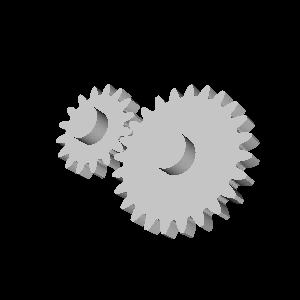

Generate this figure with Python:
#!/usr/bin/env python

# Read a MotionFX CFG file for a 2-gear animation and render at the middle time step.

import os

import vtkmodules.vtkInteractionStyle  # noqa: F401
import vtkmodules.vtkRenderingFreeType  # noqa: F401
import vtkmodules.vtkRenderingOpenGL2  # noqa: F401

from vtkmodules.vtkCommonExecutionModel import vtkStreamingDemandDrivenPipeline
from vtkmodules.vtkIOMotionFX import vtkMotionFXCFGReader
from vtkmodules.vtkRenderingCore import (
    vtkActor,
    vtkCompositePolyDataMapper,
    vtkRenderWindow,
    vtkRenderWindowInteractor,
    vtkRenderer,
)

# Source
data_dir = os.path.join(os.environ.get("VPE_DATA_DIR", os.path.dirname(os.path.abspath(__file__))), "MotionFX")

# Read the CFG file
motionfx_reader = vtkMotionFXCFGReader()
motionfx_reader.SetFileName(os.path.join(data_dir, "2_gears", "rotate_motion.cfg"))
motionfx_reader.SetTimeResolution(100)
motionfx_reader.UpdateInformation()

# Get time steps
out_info = motionfx_reader.GetOutputInformation(0)
num_time_steps = out_info.Length(vtkStreamingDemandDrivenPipeline.TIME_STEPS())
time_steps = [out_info.Get(vtkStreamingDemandDrivenPipeline.TIME_STEPS(), i)
              for i in range(num_time_steps)]

# Update to middle time step
motionfx_reader.UpdateTimeStep(time_steps[num_time_steps // 2])

# Mapper
composite_mapper = vtkCompositePolyDataMapper()
composite_mapper.SetInputDataObject(motionfx_reader.GetOutputDataObject(0))

# Actor
actor = vtkActor()
actor.SetMapper(composite_mapper)

# Renderer
renderer = vtkRenderer()
renderer.AddActor(actor)

# Render window
render_window = vtkRenderWindow()
render_window.AddRenderer(renderer)
render_window.SetWindowName("motion fxcfg reader 2 gears")
render_window.SetMultiSamples(0)
render_window.SetSize(300, 300)

# Interactor
interactor = vtkRenderWindowInteractor()
interactor.SetRenderWindow(render_window)

# Scene
camera = renderer.GetActiveCamera()
camera.SetFocalPoint(0.09, -0.02, -0.13)
camera.SetPosition(0.15, -0.37, 0.15)
camera.SetViewUp(-0.89, -0.35, -0.25)
renderer.ResetCamera()

interactor.Initialize()
interactor.Start()
